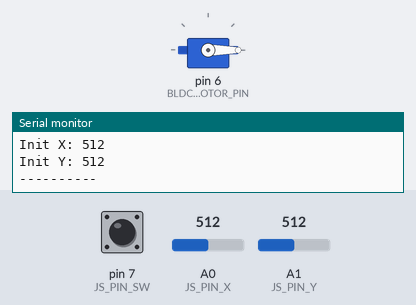
The sketch below on a simulated Arduino Uno, built with avr-gcc and run on an emulated ATmega328P. Parts: servo, the last lines printed to the serial monitor. The inputs (shaded band) are chosen by the test bench; at power-on: pin 7 (JS_PIN_SW) HIGH, A0 (JS_PIN_X) = 512, A1 (JS_PIN_Y) = 512.

Above: at 0.8 s.
0.9 s: pin 7 (JS_PIN_SW) pulled LOW for 0.15 s
2.6 s: A0 (JS_PIN_X) set to 716
At 3.9 s:
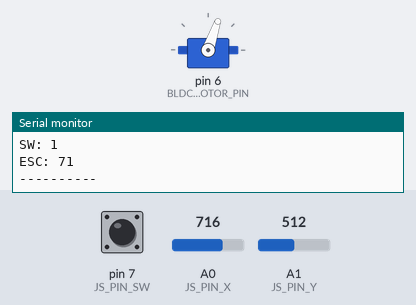
4.2 s: A0 (JS_PIN_X) set to 900
At 5.5 s:
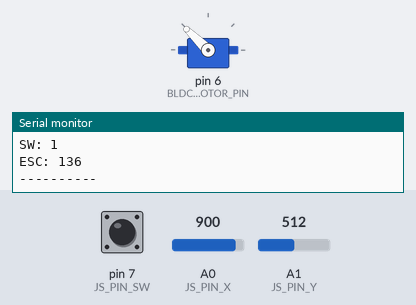
5.8 s: A0 (JS_PIN_X) set to 1023
At 7.1 s:
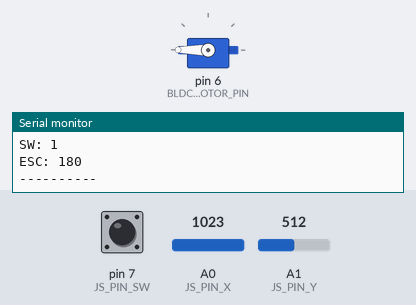
7.4 s: A0 (JS_PIN_X) set to 511
At 8.7 s:
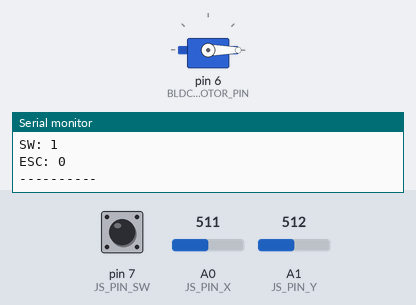
9.0 s: A1 (JS_PIN_Y) set to 0
Timing chart, 0 to 12.0 s (numbered marks = the images above; inputs shaded):
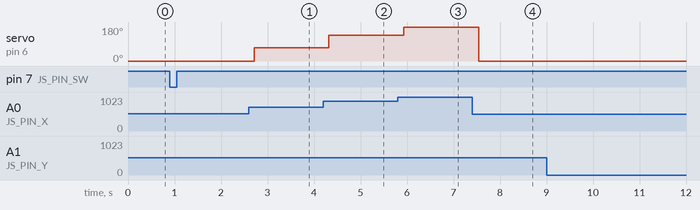

Measured:
- after the input at 2.6 s, servo on pin 6 (BLDC_MOTOR_PIN): 0° → 71° after 0.11 s
- after the input at 4.2 s, servo on pin 6 (BLDC_MOTOR_PIN): 71° → 136° after 0.12 s
- after the input at 5.8 s, servo on pin 6 (BLDC_MOTOR_PIN): 136° → 180° after 0.13 s
- after the input at 7.4 s, servo on pin 6 (BLDC_MOTOR_PIN): 180° → 0° after 0.14 s

The sketch:

Serial_Joystick_BLDCmotor.ino
```cpp
#include <Servo.h>

// Joystick
#define JS_PIN_X            0
#define JS_PIN_Y            1
#define JS_PIN_SW           7

// BLDC motor
#define BLDC_MOTOR_PIN      6

Servo ESC;
int init_raw_x;
int init_raw_y;

void setup(void) {
  // Initialize ESC
  ESC.attach(BLDC_MOTOR_PIN, 1000, 2000);
  ESC.write(0);

  // Initialize Joystick SW pin
  pinMode(JS_PIN_SW, INPUT);
  digitalWrite(JS_PIN_SW, HIGH);

  // Initialize and wait for port to open
  Serial.begin(9600);
  while (!Serial) {}

  // Other
  init_raw_x = analogRead(JS_PIN_X);
  init_raw_y = analogRead(JS_PIN_Y);
  Serial.print("Init X: ");
  Serial.println(init_raw_x);
  Serial.print("Init Y: ");
  Serial.println(init_raw_y);
  Serial.println("----------");
  while (true) {
    if (!digitalRead(JS_PIN_SW))
      break;
  }
}

void loop(void) {
  if (!Serial)
    return;
  delay(200);

  int raw_x = analogRead(JS_PIN_X);
  int raw_y = analogRead(JS_PIN_Y);
  int raw_sw = digitalRead(JS_PIN_SW);

  Serial.print("X: ");
  Serial.println(raw_x);
  Serial.print("Y: ");
  Serial.println(raw_y);
  Serial.print("SW: ");
  Serial.println(raw_sw);

  if (raw_x < init_raw_x)
    raw_x = init_raw_x;
  int esc_val = map(raw_x, init_raw_x, 1023, 0, 180);
  ESC.write(esc_val);

  Serial.print("ESC: ");
  Serial.println(esc_val);
  Serial.println("----------");
}
```
